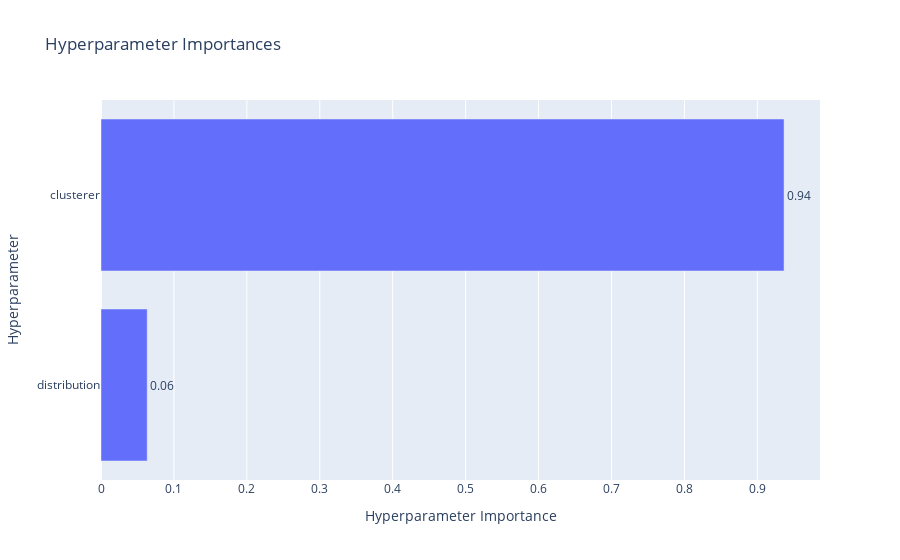

The cell this chart's notebook holds for it:
### Markdown cell above
Plot hyperparameter importances based on the Optuna attempts.

### Code cell
plot_param_importances(study_glm_rs)

### Figure 1 — Plotly figure (JSON) as saved in the notebook; plotly's stock layout.template omitted (floating-point values rounded to 4 significant figures)
{"data": [{"cliponaxis": false, "hovertemplate": ["distribution (CategoricalDistribution): 0.06338354878371392<extra></extra>", "clusterer (CategoricalDistribution): 0.936616451216286<extra></extra>"], "name": "Objective Value", "orientation": "h", "text": ["0.06", "0.94"], "textposition": "outside", "type": "bar", "x": [0.06338, 0.9366], "y": ["distribution", "clusterer"]}], "layout": {"title": {"text": "Hyperparameter Importances"}, "xaxis": {"title": {"text": "Hyperparameter Importance"}}, "yaxis": {"title": {"text": "Hyperparameter"}}}}
